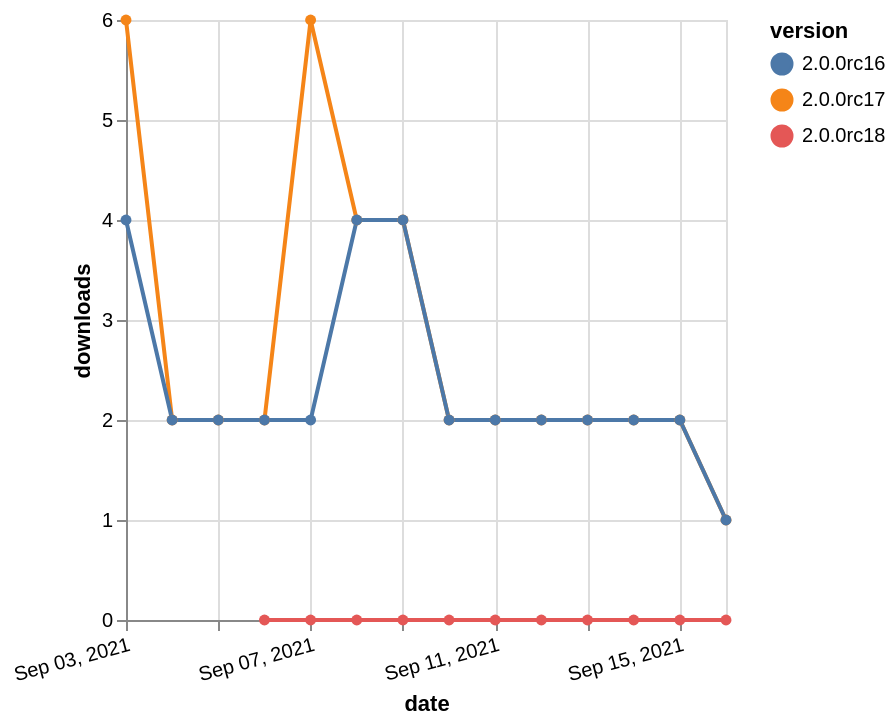

Here is the Vega-Lite specification saved for this chart:
### Vega-Lite specification from a JSON file in a GitHub repository (floating-point values rounded to 4 significant figures)
{"$schema": "https://vega.github.io/schema/vega-lite/v5.json", "description": "A simple bar chart with embedded data.", "data": {"values": [{"date": "2021-09-03", "total": 48, "delta": 6, "version": "2.0.0rc17"}, {"date": "2021-09-04", "total": 50, "delta": 2, "version": "2.0.0rc17"}, {"date": "2021-09-05", "total": 52, "delta": 2, "version": "2.0.0rc17"}, {"date": "2021-09-06", "total": 54, "delta": 2, "version": "2.0.0rc17"}, {"date": "2021-09-07", "total": 60, "delta": 6, "version": "2.0.0rc17"}, {"date": "2021-09-08", "total": 64, "delta": 4, "version": "2.0.0rc17"}, {"date": "2021-09-09", "total": 68, "delta": 4, "version": "2.0.0rc17"}, {"date": "2021-09-10", "total": 70, "delta": 2, "version": "2.0.0rc17"}, {"date": "2021-09-11", "total": 72, "delta": 2, "version": "2.0.0rc17"}, {"date": "2021-09-12", "total": 74, "delta": 2, "version": "2.0.0rc17"}, {"date": "2021-09-13", "total": 76, "delta": 2, "version": "2.0.0rc17"}, {"date": "2021-09-14", "total": 78, "delta": 2, "version": "2.0.0rc17"}, {"date": "2021-09-15", "total": 80, "delta": 2, "version": "2.0.0rc17"}, {"date": "2021-09-16", "total": 81, "delta": 1, "version": "2.0.0rc17"}, {"date": "2021-09-03", "total": 99, "delta": 4, "version": "2.0.0rc16"}, {"date": "2021-09-04", "total": 101, "delta": 2, "version": "2.0.0rc16"}, {"date": "2021-09-05", "total": 103, "delta": 2, "version": "2.0.0rc16"}, {"date": "2021-09-06", "total": 105, "delta": 2, "version": "2.0.0rc16"}, {"date": "2021-09-07", "total": 107, "delta": 2, "version": "2.0.0rc16"}, {"date": "2021-09-08", "total": 111, "delta": 4, "version": "2.0.0rc16"}, {"date": "2021-09-09", "total": 115, "delta": 4, "version": "2.0.0rc16"}, {"date": "2021-09-10", "total": 117, "delta": 2, "version": "2.0.0rc16"}, {"date": "2021-09-11", "total": 119, "delta": 2, "version": "2.0.0rc16"}, {"date": "2021-09-12", "total": 121, "delta": 2, "version": "2.0.0rc16"}, {"date": "2021-09-13", "total": 123, "delta": 2, "version": "2.0.0rc16"}, {"date": "2021-09-14", "total": 125, "delta": 2, "version": "2.0.0rc16"}, {"date": "2021-09-15", "total": 127, "delta": 2, "version": "2.0.0rc16"}, {"date": "2021-09-16", "total": 128, "delta": 1, "version": "2.0.0rc16"}, {"date": "2021-09-06", "total": 4, "delta": 0, "version": "2.0.0rc18"}, {"date": "2021-09-07", "total": 33, "delta": 0, "version": "2.0.0rc18"}, {"date": "2021-09-08", "total": 37, "delta": 0, "version": "2.0.0rc18"}, {"date": "2021-09-09", "total": 41, "delta": 0, "version": "2.0.0rc18"}, {"date": "2021-09-10", "total": 45, "delta": 0, "version": "2.0.0rc18"}, {"date": "2021-09-11", "total": 47, "delta": 0, "version": "2.0.0rc18"}, {"date": "2021-09-12", "total": 49, "delta": 0, "version": "2.0.0rc18"}, {"date": "2021-09-13", "total": 51, "delta": 0, "version": "2.0.0rc18"}, {"date": "2021-09-14", "total": 53, "delta": 0, "version": "2.0.0rc18"}, {"date": "2021-09-15", "total": 55, "delta": 0, "version": "2.0.0rc18"}, {"date": "2021-09-16", "total": 56, "delta": 0, "version": "2.0.0rc18"}]}, "width": "container", "mark": {"type": "line", "point": {"filled": true}}, "encoding": {"x": {"field": "date", "type": "temporal", "timeUnit": "yearmonthdate", "title": "date", "axis": {"labelAngle": -15}}, "y": {"field": "delta", "type": "quantitative", "title": "downloads"}, "color": {"field": "version", "type": "nominal"}, "tooltip": {"field": "delta"}}}
